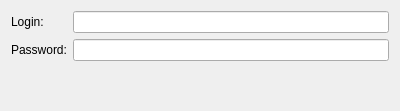
<?xml version="1.0" encoding="UTF-8"?>
<ui version="4.0">
 <class>UserLoginDataWidget</class>
 <widget class="QWidget" name="UserLoginDataWidget">
  <property name="geometry">
   <rect>
    <x>0</x>
    <y>0</y>
    <width>400</width>
    <height>111</height>
   </rect>
  </property>
  <property name="windowTitle">
   <string>Form</string>
  </property>
  <layout class="QFormLayout" name="formLayout">
   <item row="0" column="0">
    <widget class="QLabel" name="loginLabel">
     <property name="text">
      <string>Login:</string>
     </property>
    </widget>
   </item>
   <item row="0" column="1">
    <widget class="QLineEdit" name="loginLineEdit"/>
   </item>
   <item row="1" column="0">
    <widget class="QLabel" name="passwordLabel">
     <property name="text">
      <string>Password:</string>
     </property>
    </widget>
   </item>
   <item row="1" column="1">
    <widget class="QLineEdit" name="passwordLineEdit">
     <property name="echoMode">
      <enum>QLineEdit::PasswordEchoOnEdit</enum>
     </property>
    </widget>
   </item>
  </layout>
 </widget>
 <resources/>
 <connections/>
 <slots>
  <signal>loginChanged(QString)</signal>
  <signal>passwordChanged(QString)</signal>
  <signal>credentialsChanged()</signal>
  <slot>setLogin(QString)</slot>
  <slot>setPassword(QString)</slot>
 </slots>
</ui>
